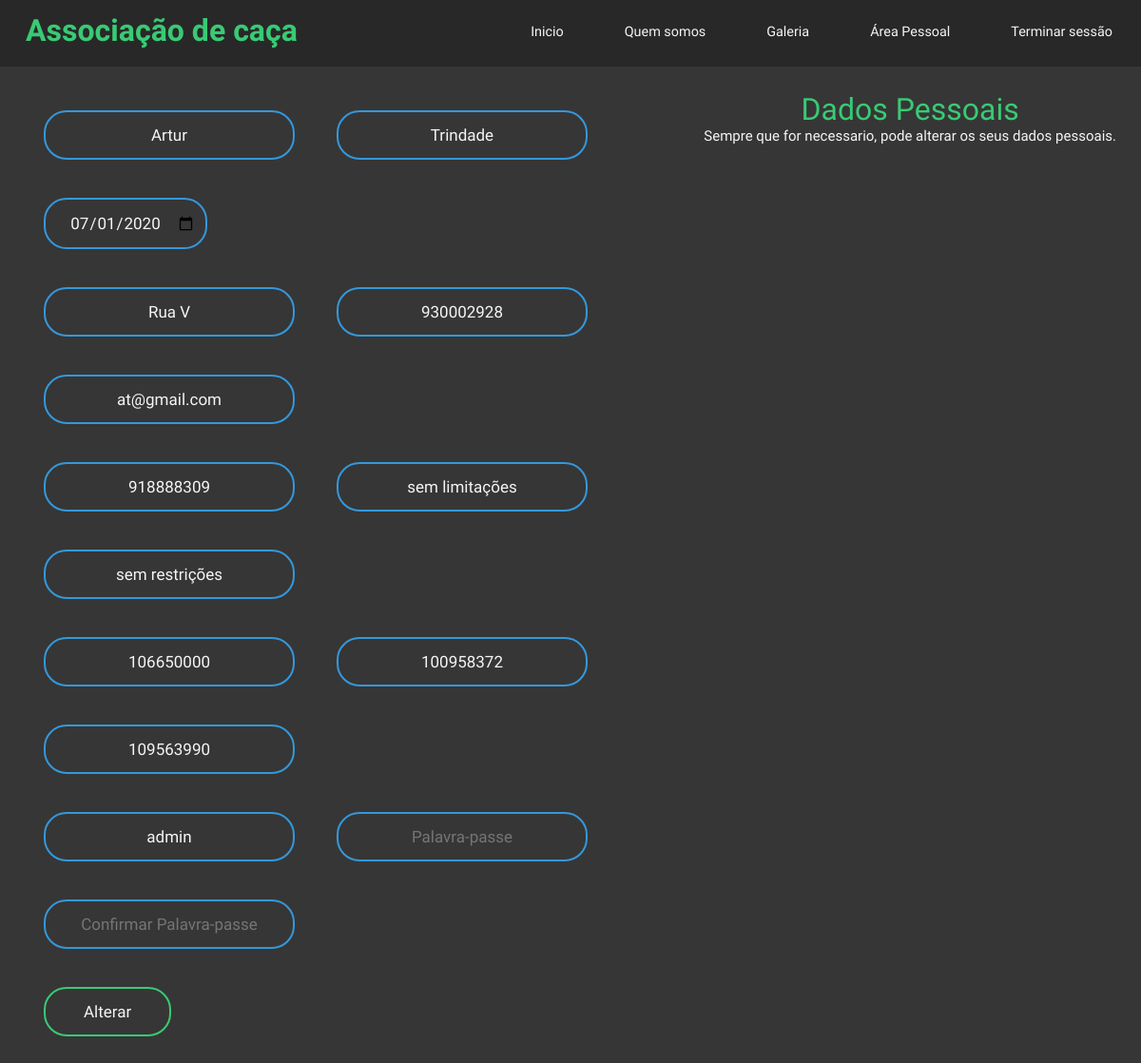
Page /socio/p_dadosPessoais.php (signed in) on the committed database.
### tables this page shows
CREATE TABLE `utilizador` (
  `codUtilizador` int(11) NOT NULL,
  `codPerfil` int(11) NOT NULL,
  `codCarteira` int(11) NOT NULL,
  `nome` varchar(30) NOT NULL,
  `apelido` varchar(30) NOT NULL,
  `morada` varchar(50) NOT NULL,
  `email` varchar(50) NOT NULL,
  `nif` int(9) NOT NULL,
  `dataNascimento` date NOT NULL,
  `telemovel` int(11) NOT NULL,
  `numPorteArma` int(11) NOT NULL,
  `numApoliceSeguro` int(11) NOT NULL,
  `numLicencaCaca` int(11) NOT NULL,
  `limitacao` varchar(50) NOT NULL,
  `restricaoAlimentar` varchar(50) NOT NULL,
  `nomeUser` varchar(20) NOT NULL,
  `password` varchar(300) NOT NULL,
  `ativo` bit(1) NOT NULL
);

### socio/p_dadosPessoais.php (the view, shortened to what this page needs)
<!DOCTYPE html>
<html lang="en">
<head>
    <link rel="stylesheet" href="../css/style.css">
</head>
<body>
    <?php
        if(isset($_SESSION['utilizador']))
        {
            echo
            "
            <header>
                <div class='navbar'>
                    <h1>Associação de caça</h1>
                    <ul>
                        <li><a href='../index.php'>Inicio</a></li>
                        <li><a href='../about.php'>Quem somos</a></li>
                        <li><a href='../gallery.php'>Galeria</a></li>
                        <li><a href='../p_areaPessoal.php'>Área Pessoal</a></li>
                        <li><a href='../logout/logout.php'>Terminar sessão</a></li>
                    </ul>
                </div>
            </header>
            ";
            $sql = "SELECT * FROM utilizador WHERE nomeUser= '".$_SESSION["utilizador"]."'";
            $res = mysqli_query($conn, $sql);
            $row = mysqli_fetch_array($res);
            echo
            "
            <div class='grid-container'>
                <div class='grid-item'>
                    <form action='updateDados.php' method='POST'>
                        <input type='text' name='nome' placeholder='Nome' value='".$row['nome']."'>
                        <input type='text' name='apelido' placeholder='Apelido' value='".$row['apelido']."'>
                        <input type='date' name='dataNascimento' placeholder='Data nascimento' value='".$row['dataNascimento']."'>
                        <br>
                        <input type='text' name='morada' placeholder='Morada' value='".$row['morada']."'>
                        <input type='text' name='telemovel' placeholder='Telefone' value='".$row['telemovel']."'>
                        <input type='text' name='email' placeholder='Email' value='".$row['email']."'>
                        <br>
                        <input type='text' name='nif' placeholder='NIF' value='".$row['nif']."'>
                        <input type='text' name='limitacao' placeholder='Limitações fisicas' value='".$row['limitacao']."'>
                        <input type='text' name='restricaoAlimentar' placeholder='Restrições alimentares' value='".$row['restricaoAlimentar']."'>
                        <br>
                        <input type='text' name='numPorteArma' placeholder='Nº licença porte arma' value='".$row['numPorteArma']."'>
                        <input type='text' name='numApoliceSeguro' placeholder='Nº apólice de seguro' value='".$row['numApoliceSeguro']."'>
                        <input type='text' name='numLicencaCaca' placeholder='Nº licença de caça' value='".$row['numLicencaCaca']."'>
                        <br>
                        <input type='text' name='nomeUser' placeholder='Nome de utilizador' value='".$row['nomeUser']."' disabled>
                        <input type='password' name='pw' placeholder='Palavra-passe'>
                        <input type='password' name='pw2' placeholder='Confirmar Palavra-passe'>
                        <br>
                        <input type='submit' value='Alterar'>
                    </form>
                </div>
            ";
        }
    ?>
        <div class="grid-item">
            <h1>Dados Pessoais</h1>
            <p>Sempre que for necessario, pode alterar os seus dados pessoais.</p>
        </div>
    </div>
</body>
</html>

### css/style.css (style rules this page uses)
* { margin: 0px; padding: 0px; font-family: 'Open Sans Condensed', sans-serif; }
body { background: #363636; box-sizing: border-box; }
h1, h2, h3 { text-align: center; color: #39ca74; }
.navbar { width: 100%; height: 70px; background-color: #282828; }
.navbar h1 { position: absolute; padding: 3px; float: left; margin-left: 2%; margin-top: 10px; color: #39ca74; }
.navbar ul { width: auto; float: right; margin-top: 8px; }
.navbar li { display: inline-block; padding: 15px 30px; }
.navbar a { text-align: center; color: whitesmoke; text-decoration: none; font-size: 1.2vw; }
.grid-container { display: grid; grid-template-columns: auto auto; padding: 16px; }
.grid-item { padding: 10px;; }
.grid-container h1 { color: #39ca74; font-weight: 500; }
.grid-container p { font-size: 15px; color: whitesmoke; }
.grid-item input[type = "text"], .grid-item input[type = "password"], .grid-item input[type = "date"], .grid-item select { border:0; background: none; display: inline; margin: 20px; text-align: center; border: 2px solid #3498db; padding: 14px 10px; outline: none; color: whitesmoke; border-radius: 24px; transition: 0.25s; font-size: 17px; }
.grid-item input[type = "submit"] { border:0; background: none; display: inline; margin: 20px; text-align: center; border: 2px solid #39ca74; padding: 14px 40px; outline: none; color: whitesmoke; border-radius: 24px; transition: 0.25s; cursor: pointer; font-size: 17px; }

### rows in the picture
utilizador: nome "Artur", apelido "Trindade", dataNascimento "07/01/2020", morada "Rua V", telemovel "930002928", email "at@gmail.com", nif "918888309", limitacao "sem limitações", restricaoAlimentar "sem restrições", numPorteArma "106650000", numApoliceSeguro "100958372", numLicencaCaca "109563990", nomeUser "admin"
